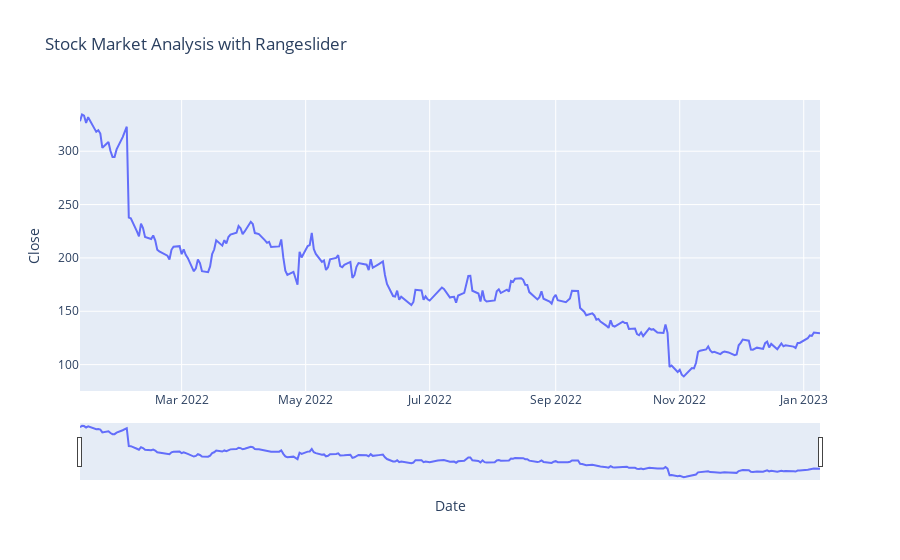

Notebook code for this chart:
### Markdown cell above
# Rangeslider

### Code cell
figure = px.line(data, x='Date', y='Close', 
                 title='Stock Market Analysis with Rangeslider')
figure.update_xaxes(rangeslider_visible=True)
figure.show()

### Figure 1 — Plotly figure (JSON) as saved in the notebook; plotly's stock layout.template omitted (floating-point values rounded to 4 significant figures; data arrays with more than 128 entries replaced by an {"elided": "..."} marker saying what was removed)
{"data": [{"hovertemplate": "Date=%{x}<br>Close=%{y}<extra></extra>", "legendgroup": "", "line": {"color": "#636efa", "dash": "solid"}, "marker": {"symbol": "circle"}, "mode": "lines", "name": "", "orientation": "v", "showlegend": false, "type": "scatter", "x": {"elided": "251 str values"}, "xaxis": "x", "y": {"elided": "251 float values"}, "yaxis": "y"}], "layout": {"legend": {"tracegroupgap": 0}, "title": {"text": "Stock Market Analysis with Rangeslider"}, "xaxis": {"anchor": "y", "domain": [0, 1], "rangeslider": {"visible": true}, "title": {"text": "Date"}}, "yaxis": {"anchor": "x", "domain": [0, 1], "title": {"text": "Close"}}}}
